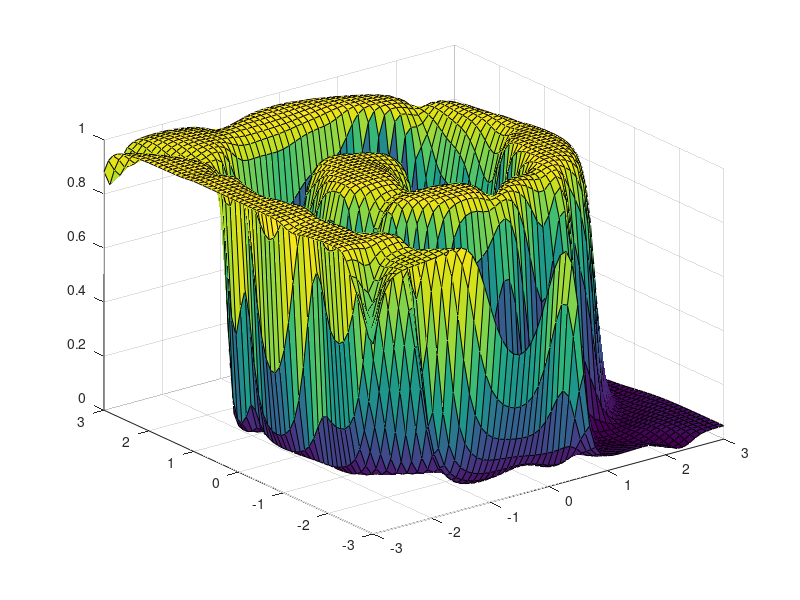

The MATLAB source for this figure:
A = importdata('two_spiral_seq_result.txt');
num_hidden_uint = 12;
WV1 = zeros(3, num_hidden_uint);
WU1 = zeros(2, num_hidden_uint);
for j=1:num_hidden_uint
    for i=1:3
        WV1(i,j) = A(j*2-1,i);
       
    end
    for i=1:2
         WU1(i,j) = A(j*2, i);
    end
end

WV2 = zeros(num_hidden_uint+1, 1);
WU2 = zeros(num_hidden_uint, 1);

WV2(1) = A(num_hidden_uint * 2 + 1, 1);

for j=1:num_hidden_uint
   WV2(j+1) =  A((num_hidden_uint+j)*2, 1);
   WU2(j) =  A((num_hidden_uint+j)*2+1, 1);
end


[X, Y] = meshgrid(-3:0.1:3);
RX = reshape(X, numel(X), 1);
RY = reshape(Y, numel(Y), 1);
T = [RX RY];
TP = [ones(numel(RX),1) RX RY];

Z1 = 1 ./ (1 + exp(-(TP*WV1+T.^2*WU1)));
Z1P = [ones(numel(RX),1) Z1];
Z2 = 1 ./ (1 + exp(-(Z1P*WV2 + Z1.^2*WU2)));

Z = reshape(Z2, size(X));
surf(X, Y, Z)

